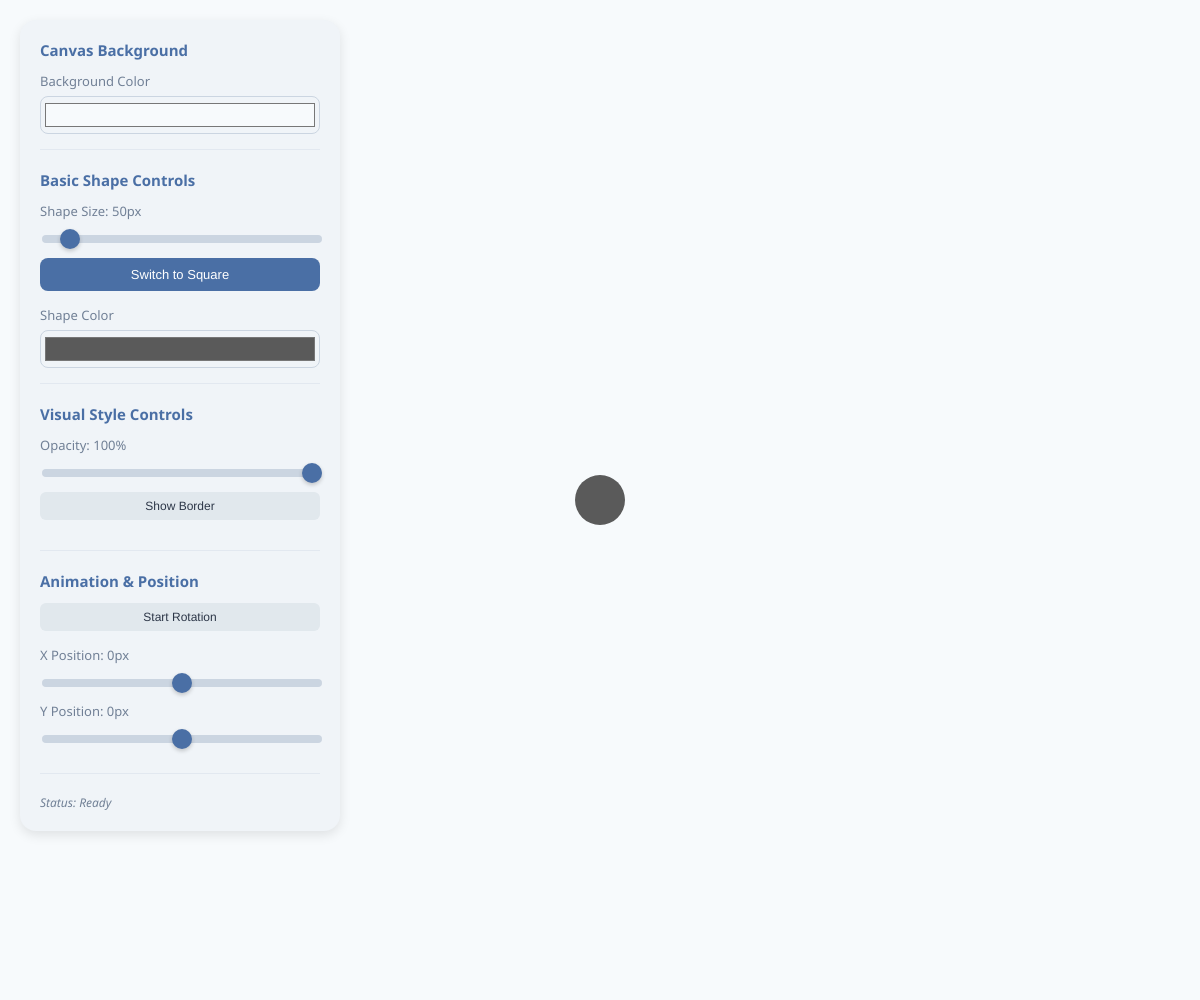
Frame 1 (no input)
Frame 60 (no input): identical to frame 1, image omitted
Frame 120 (the mouse pressed at the canvas centre since frame 60): identical to frame 1, image omitted

The p5.js sketch that drew this single still picture (run headless with seeded random() and noise() and a simulated clock; from frame 60 on, the mouse is pressed at the canvas centre):

// p5.js sketch
// ── sketch.js
let sizeSlider, shapeButton, colorPicker;
let alphaSlider, borderToggle, borderColorPicker, rotateToggle, posXSlider, posYSlider;
// Add: Background color picker variable
let bgColorPicker;
let controlPanel;

// Sketch variables
let shapeSize = 50;
let showCircle = true;
let shapeColor = "#5a5a5a";
let shapeAlpha = 255; // Shape opacity (0-255)
let showBorder = false; // Whether to show border
let borderColor = "#000000"; // Border color
let isRotating = false; // Whether to rotate
let shapeRotation = 0; // Rotation angle
let posX = 0, posY = 0; // Shape offset position
let rotationSpeed = 2; // Rotation speed
// Add: Background color variable (light blue white by default)
let bgColor = "#f7fafc";

// UI constants
const PANEL_BG = "#f0f4f8";
const PANEL_ACCENT = "#4a6fa5";
const CONTROL_BG = "#ffffff";
const HOVER_COLOR = "#e1e8ed";
const TEXT_COLOR = "#2d3748";
const LABEL_COLOR = "#718096";
const SLIDER_TRACK_COLOR = "#cbd5e1";
const SLIDER_THUMB_COLOR = "#4a6fa5";

function setup() {
  createCanvas(windowWidth, windowHeight);
  createUI();
  // Add global slider styles once to avoid duplication
  addGlobalSliderStyles();
}

function draw() {
  // Modify: Use custom background color variable
  background(bgColor);
  drawShape();
  // Rotation animation logic
  if (isRotating) {
    shapeRotation += rotationSpeed;
    if (shapeRotation > 360) shapeRotation = 0;
  }
}

// Create UI (add background color control)
function createUI() {
  controlPanel = createDiv();
  controlPanel.style(`background-color: ${PANEL_BG}`);
  controlPanel.style("padding: 20px");
  controlPanel.style("border-radius: 16px");
  controlPanel.style("box-shadow: 0 4px 12px rgba(0,0,0,0.1)");
  controlPanel.style("position: absolute");
  controlPanel.style("top: 20px");
  controlPanel.style("left: 20px");
  controlPanel.style("width: 280px"); // Widen panel to fit more controls
  controlPanel.style("font-family: 'Segoe UI', Roboto, sans-serif");
  controlPanel.style("z-index: 10");

  // Add: 0. Canvas background control section (placed at the top for clarity)
  const bgSection = createSection("Canvas Background", controlPanel);
  const bgLabel = createLabel("Background Color", bgSection);
  bgColorPicker = createColorPicker(bgColor); // Create background color picker
  styleColorPicker(bgColorPicker, bgSection); // Apply style
  // Update background color in real time
  bgColorPicker.input(() => {
    bgColor = bgColorPicker.value();
  });

  // 1. Basic Shape Controls section
  const basicSection = createSection("Basic Shape Controls", controlPanel);
  // Size slider
  const sizeLabel = createLabel("Shape Size: " + shapeSize + "px", basicSection);
  sizeSlider = createSlider(10, width/2, shapeSize, 1);
  styleSlider(sizeSlider, basicSection);
  sizeSlider.input(() => {
    shapeSize = sizeSlider.value();
    sizeLabel.html("Shape Size: " + shapeSize + "px");
  });
  // Shape toggle button
  shapeButton = createButton("Switch to Square");
  styleButton(shapeButton, basicSection);
  shapeButton.mousePressed(toggleShape);
  // Color picker
  const colorLabel = createLabel("Shape Color", basicSection);
  colorPicker = createColorPicker(shapeColor);
  styleColorPicker(colorPicker, basicSection);
  colorPicker.input(() => shapeColor = colorPicker.value());

  // 2. Visual Style Controls section
  const styleSection = createSection("Visual Style Controls", controlPanel);
  // Opacity slider
  const alphaLabel = createLabel("Opacity: " + Math.round(shapeAlpha/255*100) + "%", styleSection);
  alphaSlider = createSlider(0, 255, shapeAlpha, 1);
  styleSlider(alphaSlider, styleSection);
  alphaSlider.input(() => {
    shapeAlpha = alphaSlider.value();
    alphaLabel.html("Opacity: " + Math.round(shapeAlpha/255*100) + "%");
  });
  // Border toggle button
  borderToggle = createButton("Show Border");
  styleToggleButton(borderToggle, styleSection);
  borderToggle.mousePressed(() => {
    showBorder = !showBorder;
    borderToggle.html(showBorder ? "Hide Border" : "Show Border");
    // Show/hide border color picker
    borderColorPicker.elt.style.display = showBorder ? "block" : "none";
    borderColorLabel.elt.style.display = showBorder ? "block" : "none";
  });
  // Border color picker (hidden by default)
  const borderColorLabel = createLabel("Border Color", styleSection);
  borderColorLabel.elt.style.display = "none";
  borderColorPicker = createColorPicker(borderColor);
  styleColorPicker(borderColorPicker, styleSection);
  borderColorPicker.elt.style.display = "none";
  borderColorPicker.input(() => borderColor = borderColorPicker.value());

  // 3. Animation & Position Controls section
  const animSection = createSection("Animation & Position", controlPanel);
  // Rotation toggle button
  rotateToggle = createButton("Start Rotation");
  styleToggleButton(rotateToggle, animSection);
  rotateToggle.mousePressed(() => {
    isRotating = !isRotating;
    rotateToggle.html(isRotating ? "Stop Rotation" : "Start Rotation");
  });
  // X offset slider
  const posXLabel = createLabel("X Position: " + posX + "px", animSection);
  posXSlider = createSlider(-200, 200, posX, 1);
  styleSlider(posXSlider, animSection);
  posXSlider.input(() => {
    posX = posXSlider.value();
    posXLabel.html("X Position: " + posX + "px");
  });
  // Y offset slider
  const posYLabel = createLabel("Y Position: " + posY + "px", animSection);
  posYSlider = createSlider(-150, 150, posY, 1);
  styleSlider(posYSlider, animSection);
  posYSlider.input(() => {
    posY = posYSlider.value();
    posYLabel.html("Y Position: " + posY + "px");
  });

  // Add: Status prompt text
  const statusText = createDiv("Status: Ready");
  statusText.style("margin-top: 15px");
  statusText.style("font-size: 12px");
  statusText.style("color: #718096");
  statusText.style("font-style: italic");
  statusText.parent(controlPanel);
}

// Add global slider styles once
function addGlobalSliderStyles() {
  if (document.getElementById("global-slider-style")) return;
  const style = document.createElement('style');
  style.id = "global-slider-style";
  style.textContent = `
    input[type="range"]::-webkit-slider-thumb {
      -webkit-appearance: none;
      width: 20px;
      height: 20px;
      background: ${SLIDER_THUMB_COLOR};
      border-radius: 50%;
      cursor: pointer;
      border: none;
      box-shadow: 0 2px 4px rgba(0,0,0,0.2);
    }
    input[type="range"]::-moz-range-thumb {
      width: 20px;
      height: 20px;
      background: ${SLIDER_THUMB_COLOR};
      border-radius: 50%;
      cursor: pointer;
      border: none;
      box-shadow: 0 2px 4px rgba(0,0,0,0.2);
    }
  `;
  document.head.appendChild(style);
}

// Draw shape (add opacity, border, rotation, position offset)
function drawShape() {
  push();
  // Base position: Canvas center + offset
  translate(width/2 + posX, height/2 + posY);
  // Rotation effect
  if (isRotating) rotate(radians(shapeRotation));

  // Process color and opacity
  const c = color(shapeColor);
  c.setAlpha(shapeAlpha);
  fill(c);

  // Process border
  if (showBorder) {
    const bc = color(borderColor);
    stroke(bc);
    strokeWeight(3); // Border width
  } else {
    noStroke();
  }

  // Draw shape
  if (showCircle) {
    ellipse(0, 0, shapeSize);
  } else {
    rectMode(CENTER);
    rect(0, 0, shapeSize, shapeSize);
  }
  pop();
}

// Toggle shape
function toggleShape() {
  showCircle = !showCircle;
  shapeButton.html(showCircle ? "Switch to Square" : "Switch to Circle");
}

// ------------------------------ Utility Functions ------------------------------
// Create section
function createSection(title, parent) {
  const section = createDiv();
  section.style("margin-bottom: 20px");
  section.style("padding-bottom: 15px");
  section.style("border-bottom: 1px solid #e2e8f0");
  section.parent(parent);

  const header = createElement("h4", title);
  header.style("margin: 0 0 12px 0");
  header.style("color: " + PANEL_ACCENT);
  header.style("font-size: 15px");
  header.style("font-weight: 600");
  header.parent(section);

  return section;
}

// Create label
function createLabel(text, parent) {
  const label = createDiv(text);
  label.style("color: " + LABEL_COLOR);
  label.style("font-size: 13px");
  label.style("margin-bottom: 6px");
  label.parent(parent);
  return label;
}

// Slider style
function styleSlider(slider, parent) {
  slider.style("width: 100%");
  slider.style("margin-bottom: 15px");
  slider.parent(parent);

  const sliderElt = slider.elt;
  sliderElt.style.webkitAppearance = "none";
  sliderElt.style.appearance = "none";
  sliderElt.style.height = "8px";
  sliderElt.style.borderRadius = "4px";
  sliderElt.style.background = SLIDER_TRACK_COLOR;
  sliderElt.style.outline = "none";
}

// Main button style
function styleButton(button, parent) {
  button.style("width: 100%");
  button.style("padding: 9px 15px");
  button.style("background-color: " + PANEL_ACCENT);
  button.style("color: white");
  button.style("border: none");
  button.style("border-radius: 8px");
  button.style("font-size: 13px");
  button.style("margin-bottom: 15px");
  button.style("cursor: pointer");
  button.style("transition: background-color 0.2s ease");
  button.parent(parent);

  button.mouseOver(() => button.style("background-color", "#3d5a80"));
  button.mouseOut(() => button.style("background-color", PANEL_ACCENT));
  button.mousePressed(() => button.style("background-color", "#2c4364"));
  button.mouseReleased(() => button.style("background-color", "#3d5a80"));
}

// Toggle button style (different from main button)
function styleToggleButton(button, parent) {
  button.style("width: 100%");
  button.style("padding: 7px 15px");
  button.style("background-color: #e1e8ed");
  button.style("color: " + TEXT_COLOR);
  button.style("border: none");
  button.style("border-radius: 6px");
  button.style("font-size: 12px");
  button.style("margin-bottom: 15px");
  button.style("cursor: pointer");
  button.style("transition: all 0.2s ease");
  button.parent(parent);

  button.mouseOver(() => {
    button.style("background-color", PANEL_ACCENT);
    button.style("color", "white");
  });
  button.mouseOut(() => {
    button.style("background-color", "#e1e8ed");
    button.style("color", TEXT_COLOR);
  });
}

// Color picker style
function styleColorPicker(picker, parent) {
  picker.style("width: 100%");
  picker.style("height: 38px");
  picker.style("border: 1px solid #cbd5e1");
  picker.style("border-radius: 8px");
  picker.style("padding: 2px");
  picker.style("cursor: pointer");
  picker.style("background-color: transparent");
  picker.parent(parent);
}
